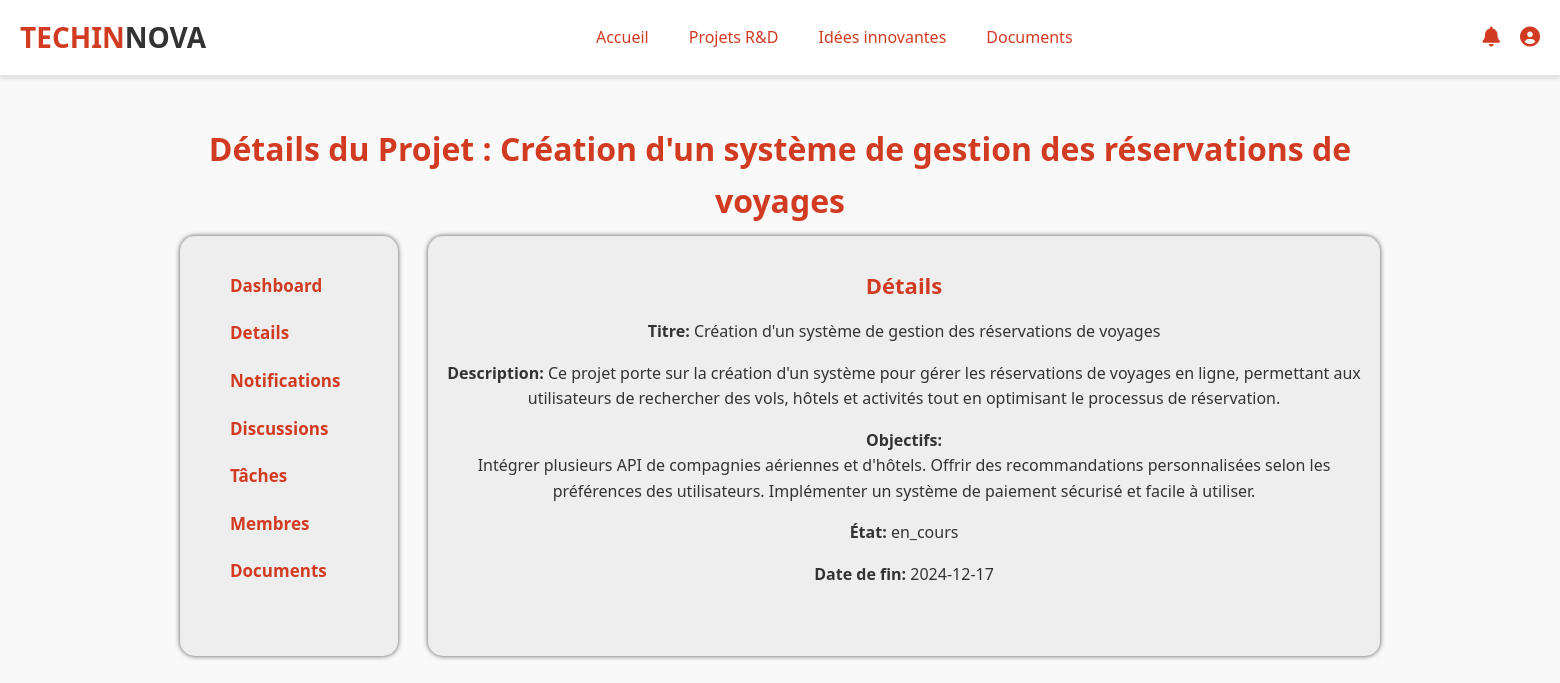
Page /espace_chercheur/projet_test.php?id=12 on the committed database.
### tables this page shows
CREATE TABLE `projets` (
  `id` int(11) NOT NULL,
  `titre` varchar(255) NOT NULL,
  `description_projet` text NOT NULL,
  `objectifs` text DEFAULT NULL,
  `etat` enum('en_cours','a_venir','termine') DEFAULT 'en_cours',
  `progression` int(11) DEFAULT 0 CHECK (`progression` between 0 and 100),
  `createur_id` int(11) NOT NULL,
  `date_creation` datetime DEFAULT current_timestamp(),
  `date_fin` date DEFAULT NULL,
  `date_modification` datetime DEFAULT current_timestamp() ON UPDATE current_timestamp()
);

### espace_chercheur/projet_test.php (the view, shortened to what this page needs)
<?php
require_once("C:/xampp/htdocs/projet_web/config/connexion.php");
require_once("C:/xampp/htdocs/projet_web/config/commandes.php");
$projet_id = $_GET['id'] ?? null;
if ($projet_id) {
    try {
        $sql = "SELECT titre, description_projet, objectifs, etat, date_fin, createur_id FROM projets WHERE id = :id";
        $stmt = $db->prepare($sql);
        $stmt->bindParam(':id', $projet_id, PDO::PARAM_INT);
        $stmt->execute();
        $projet = $stmt->fetch(PDO::FETCH_ASSOC);
    } catch (PDOException $e) {
        die("Erreur lors de la récupération des détails du projet : " . $e->getMessage());
    }
} else {
    echo "ID de projet invalide.";
    exit();
}
?>
<!DOCTYPE html>
<html lang="fr">
<head>
    <link rel="stylesheet" href="https://cdnjs.cloudflare.com/ajax/libs/font-awesome/6.0.0-beta3/css/all.min.css">
    <link rel="stylesheet" href="css/projet_test.css">
</head>
<body>
    <header class="navbar">
        <div class="logo">
            <h1><span>TECHIN</span>NOVA</h1>
        </div>
        <nav class="menu">
            <ul>
                <li><a href="chercheur.php" data-page="accueil">Accueil</a></li>
                <li><a href="projetr&d.php" data-page="projets">Projets R&D</a></li>
                <li><a href="idee.php" data-page="idees">Idées innovantes</a></li>
                <li><a href="doc.php" data-page="documents">Documents</a></li>
            </ul>
        </nav>
        <div class="user-icons">
            <div class="user-icon">
                <a href="notification.php"><i class="fas fa-bell"></i></a>
            </div>
            <div class="user-icon">
                <a href="profil.php"><i class="fas fa-user-circle"></i></a>
            </div>
        </div>
    </header>
    <main id="content">
        <h2>Détails du Projet : <?= htmlspecialchars($projet['titre']) ?></h2>
        <div class="principal">
            <nav>
                <ul>
                    <li><a href="#">Dashboard</a></li>
                    <li><a href="#">Details</a></li>
                    <li><a href="#">Notifications</a></li>
                    <li><a href="#">Discussions</a></li>
                    <li><a href="#">Tâches</a></li>
                    <li><a href="#">Membres</a></li>
                    <li><a href="#">Documents</a></li>
                </ul>
            </nav>
            <section class="project-details">
                <h3>Détails</h3>
                <p><strong>Titre:</strong> <?= htmlspecialchars($projet['titre']) ?></p>
                <p><strong>Description:</strong> <?= htmlspecialchars($projet['description_projet']) ?></p>
                <p><strong>Objectifs:</strong><br> <?= htmlspecialchars($projet['objectifs']) ?></p>
                <p><strong>État:</strong> <?= htmlspecialchars($projet['etat']) ?></p>
                <p><strong>Date de fin:</strong> <?= htmlspecialchars($projet['date_fin']) ?></p>
            </section>
        </div>
    </main>
</body>
</html>

### espace_chercheur/css/projet_test.css (style rules this page uses)
body { margin: 0; padding: 0; font-family: 'Segoe UI', Tahoma, Geneva, Verdana, sans-serif; background-color: #f9f9f9; color: #333; line-height: 1.6; }
.navbar { display: flex; justify-content: space-between; align-items: center; background-color: #ffffff; padding: 15px 20px; border-bottom: 2px solid #e5e5e5; position: sticky; top: 0; z-index: 1000; box-shadow: 0 2px 4px rgba(0, 0, 0, 0.1); }
.logo h1 { margin: 0; font-size: 28px; color: #333; }
.logo span { color: #d13b22; font-weight: bold; }
.menu ul { list-style: none; display: flex; margin: 0; padding: 0; }
.menu ul li { margin: 0 20px; }
.menu ul li a { text-decoration: none; color: #d13b22; font-weight: 500; font-size: 16px; transition: color 0.3s ease, transform 0.3s ease; }
.user-icons { display: flex; align-items: center; }
.user-icon { font-size: 20px; color: #d13b22; margin-left: 20px; }
.user-icon a { text-decoration: none; color: #d13b22; transition: color 0.3s ease; }
main { padding: 20px; max-width: 1200px; margin: auto; }
main h2 { font-size: 32px; color: #d13b22; text-align: center; margin-bottom: 10px; }
.principal { display: flex; }
.principal nav { height: 400px; padding: 10px; width: 17%; background-color: #eeeeee; border-radius: 15px; box-shadow: 0px 0px 5px rgba(0, 0, 0, 0.677); }
.principal nav li { list-style-type: none; padding: 10px 0px; }
.principal nav li a { font-weight:800; font-size: 17px; text-decoration: none; color: #d13b22; }
.principal section { background-color: #eeeeee; height: 400px; padding: 10px; overflow-y: auto; width: 80%; border-radius: 15px; margin-left: 30px; box-shadow: 0px 0px 5px rgba(0, 0, 0, 0.677); }
.project-details, .project-membres { background-color: #fff; padding: 10px; border-radius: 8px; box-shadow: 0 2px 5px rgba(0, 0, 0, 0.1); }
.project-details { text-align: center; }
.project-details h3, .project-membres h3, .project-table h3 { font-weight: 900; font-size: 22px; color: #d13b22; margin-bottom: 10px; }

### rows in the picture
projets: titre "Création d'un système de gestion des réservations de voyages", description_projet "Ce projet porte sur la création d'un système pour gérer les réservations de voyages en ligne, permettant aux utilisateurs de rechercher des vols, hôtels et activités tout en optimisant le processus de réservation.", objectifs "Intégrer plusieurs API de compagnies aériennes et d'hôtels. Offrir des recommandations personnalisées selon les préférences des utilisateurs. Implémenter un système de paiement sécurisé et facile à utiliser.", etat "en_cours", date_fin "2024-12-17"
